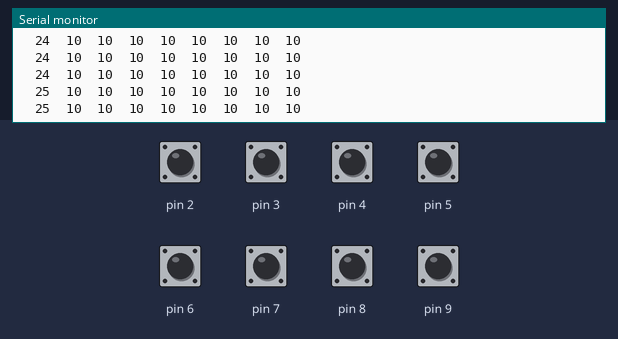
Bench run of a sketch on a simulated Arduino Leonardo, built with avr-gcc and run on an emulated ATmega32U4. Parts: the last lines printed to the serial monitor. The inputs (shaded band) are chosen by the test bench; at power-on: pin 2–9 HIGH. USB keyboard and mouse output is not drawn.

Above: at 1.2 s.
1.3 s: pin 2 pulled LOW for 0.15 s
At 1.38 s:
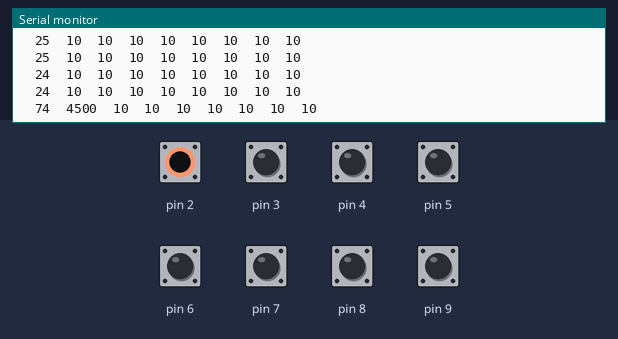
4.4 s: pin 3 pulled LOW for 0.15 s
At 5.54 s:
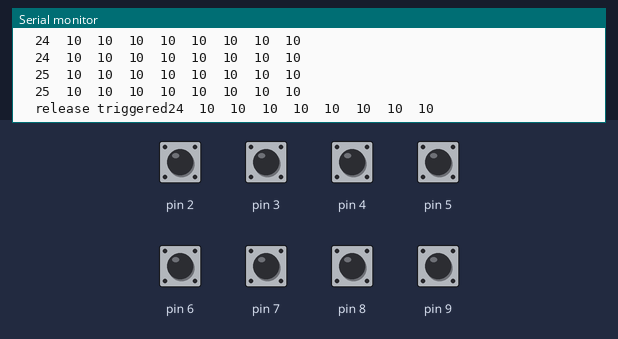
7.5 s: pin 4 pulled LOW for 0.15 s
At 8.66 s:
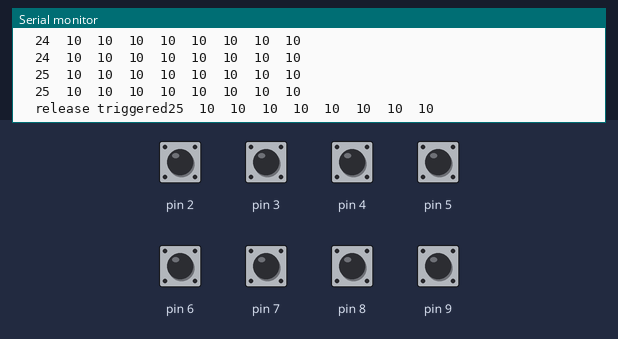
10.6 s: pin 5 pulled LOW for 0.15 s
13.7 s: pin 6 pulled LOW for 0.15 s
16.8 s: pin 7 pulled LOW for 0.15 s
Timing chart, 0 to 19.8 s (numbered marks = the images above; inputs shaded):
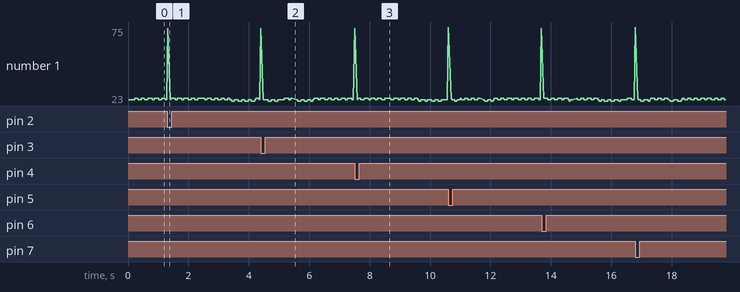

Measured:
- after the input at 1.3 s, the serial monitor: prints a new line at once (image 1)
- after the input at 4.4 s, the serial monitor: prints a new line after 0.08 s (image 2)
- after the input at 7.5 s, the serial monitor: prints a new line at once (image 3)
- plotted number 1: 24 → 74 after the input at 1.3 s, 24 → 74 after the input at 10.6 s, 74 → 75 after the input at 13.7 s

The sketch:

CapacitiveBoat.ino
```cpp
#include <CapacitiveSensor.h>
#include <Keyboard.h>

//change these variables to change keypress characters and durations after pressing each
const char keyPress1 = '1';
const long key1duration = 1000;
const char keyPress2 = '2';
const long key2duration = 1000;
const char keyPress3 = '3';
const long key3duration = 1000;
const char keyPress4 = '4';
const long key4duration = 1000;
const char keyPress5 = '5';
const long key5duration = 1000;
const char keyPress6 = '6';
const long key6duration = 1000;
const char keyPress7 = '7';
const long key7duration = 1000;
const char keyPress8 = '8';
const long key8duration = 1000;

CapacitiveSensor   cs_10_2 = CapacitiveSensor(10,2);
CapacitiveSensor   cs_10_3 = CapacitiveSensor(10,3);
CapacitiveSensor   cs_10_4 = CapacitiveSensor(10,4);
CapacitiveSensor   cs_10_5 = CapacitiveSensor(10,5);
CapacitiveSensor   cs_10_6 = CapacitiveSensor(10,6);
CapacitiveSensor   cs_10_7 = CapacitiveSensor(10,7);
CapacitiveSensor   cs_10_8 = CapacitiveSensor(10,8);
CapacitiveSensor   cs_10_9 = CapacitiveSensor(10,9);

char lastKeyPress = ' ';
char releaseCharacter = 'z';

long lastKeyPressTime = 0;
long currentKeyDuration = 0;

bool interruptable = false;

void setup()
{
//   cs_4_2.set_CS_AutocaL_Millis(0xFFFFFFFF);     // turn off autocalibrate on channel 1 - just as an example
   Serial.begin(9600);
   Keyboard.begin();
}
void triggerKeyPress(long inputValue, long treshold, char keyPressCharacter, long duration){
  if(inputValue>=treshold && lastKeyPress!=keyPressCharacter && (lastKeyPress==' '||interruptable)){
    lastKeyPress=keyPressCharacter;
    Keyboard.press(keyPressCharacter);
    delay(50);
    Keyboard.release(keyPressCharacter);
    lastKeyPressTime = millis();
    currentKeyDuration = duration;
  }
}
void loop()
{
    long start = millis();
    long total1 =  cs_10_2.capacitiveSensor(30);
    long total2 =  cs_10_3.capacitiveSensor(30);
    long total3 =  cs_10_4.capacitiveSensor(30);
    long total4 =  cs_10_5.capacitiveSensor(30);
    long total5 =  cs_10_6.capacitiveSensor(30);
    long total6 =  cs_10_7.capacitiveSensor(30);
    long total7 =  cs_10_8.capacitiveSensor(30);
    long total8 =  cs_10_9.capacitiveSensor(30);

    long treshold = 15;
 //change durations here, each triggerKeyPress has a variable it uses, a treshold(defined above), the character it sends and the duration for that action
    triggerKeyPress(total1,treshold,keyPress1,key1duration);
    triggerKeyPress(total2,treshold,keyPress2,key2duration);
    triggerKeyPress(total3,treshold,keyPress3,key3duration);
    triggerKeyPress(total4,treshold,keyPress4,key4duration);
    triggerKeyPress(total5,treshold,keyPress5,key5duration);
    triggerKeyPress(total6,treshold,keyPress6,key6duration);
    triggerKeyPress(total7,treshold,keyPress7,key7duration);
    triggerKeyPress(total8,treshold,keyPress8,key8duration);


    Serial.print(millis() - start);        // check on performance in milliseconds
    Serial.print("\t");                    // tab character for debug windown spacing

    Serial.print(total1);
    Serial.print("\t");
    Serial.print(total2);
    Serial.print("\t");
    Serial.print(total3);
    Serial.print("\t");
    Serial.print(total4);
    Serial.print("\t");
    Serial.print(total5);
    Serial.print("\t");
    Serial.print(total6);
    Serial.print("\t");
    Serial.print(total7);
    Serial.print("\t");
    Serial.println(total8);
    Serial.print("\t");

    if(lastKeyPressTime && (millis()-lastKeyPressTime>currentKeyDuration) && lastKeyPress!=' '){
      Serial.print("release triggered");
      lastKeyPress = ' ';
      lastKeyPressTime = 0;
        Keyboard.press(releaseCharacter);
        delay(50);
        Keyboard.release(releaseCharacter);
    }

    delay(10);                             // arbitrary delay to limit data to serial port
}
```
